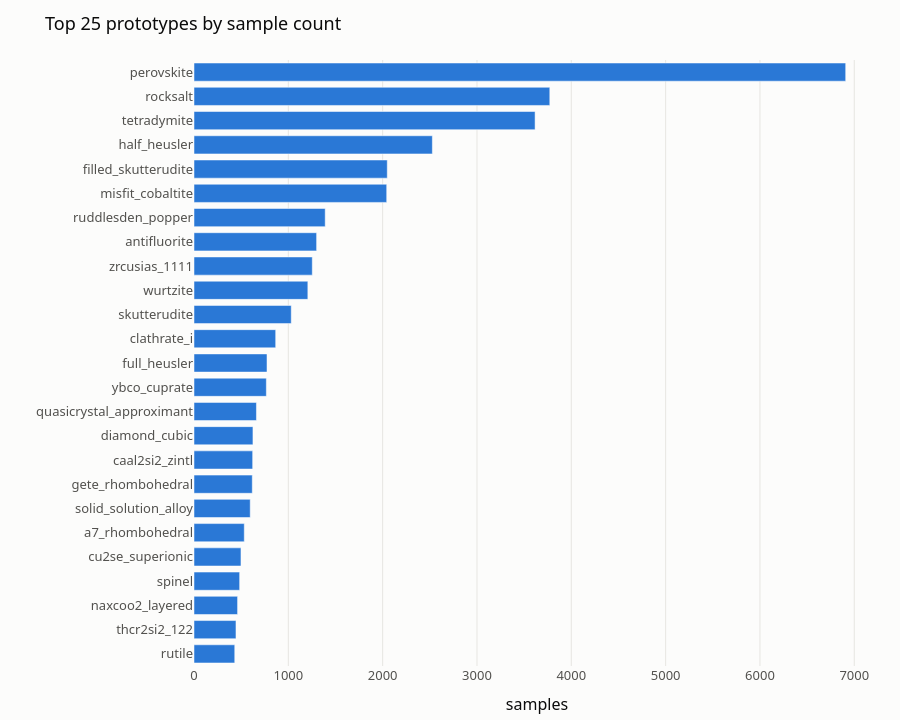

The notebook cell this image was saved under:
### Markdown cell above
## 3. Most common structure prototypes

Change `TOP_N` to see more.

### Code cell
TOP_N = 25
df_proto = (df_samples.groupby(['prototype_id', 'structural_class'])
            .agg(samples=('SID', 'size'), hosts=('host_system', 'nunique'), papers=('DOI', 'nunique'))
            .reset_index().nlargest(TOP_N, 'samples').sort_values('samples'))
fig = px.bar(df_proto, x='samples', y='prototype_id', orientation='h',
             hover_data={'structural_class': True, 'hosts': True, 'papers': True, 'prototype_id': False},
             labels={'prototype_id': ''}, title=f'Top {TOP_N} prototypes by sample count')
fig.update_traces(marker_color=BLUE)
fig.update_layout(height=24 * TOP_N + 120)
fig.show()

### Figure 1 — Plotly figure (JSON) as saved in the notebook; plotly's stock layout.template omitted (floating-point values rounded to 4 significant figures)
{"data": [{"customdata": [["framework oxide", 19, 106], ["close-packed intermetallic", 75, 107], ["layered van der Waals", 16, 106], ["framework oxide", 71, 116], ["rocksalt-derived", 12, 114], ["layered van der Waals", 7, 100], ["close-packed intermetallic", 74, 135], ["rocksalt-derived", 23, 114], ["Zintl polyanion", 52, 108], ["tetrahedral diamond-like", 17, 154], ["misfit / incommensurate", 66, 155], ["perovskite-derived", 25, 111], ["close-packed intermetallic", 72, 143], ["cage compound", 65, 160], ["cage compound", 32, 255], ["tetrahedral diamond-like", 21, 210], ["layered van der Waals", 59, 142], ["rocksalt-derived", 26, 230], ["perovskite-derived", 43, 297], ["misfit / incommensurate", 34, 422], ["cage compound", 81, 385], ["close-packed intermetallic", 164, 405], ["layered van der Waals", 42, 821], ["rocksalt-derived", 94, 569], ["perovskite-derived", 335, 1370]], "hovertemplate": "samples=%{x}<br>structural_class=%{customdata[0]}<br>hosts=%{customdata[1]}<br>papers=%{customdata[2]}<extra></extra>", "legendgroup": "", "marker": {"color": "#2a78d6", "pattern": {"shape": ""}}, "name": "", "orientation": "h", "showlegend": false, "textposition": "auto", "type": "bar", "x": [432, 445, 462, 484, 498, 533, 596, 618, 622, 625, 662, 767, 774, 866, 1031, 1207, 1254, 1300, 1391, 2043, 2049, 2527, 3616, 3772, 6909], "xaxis": "x", "y": ["rutile", "thcr2si2_122", "naxcoo2_layered", "spinel", "cu2se_superionic", "a7_rhombohedral", "solid_solution_alloy", "gete_rhombohedral", "caal2si2_zintl", "diamond_cubic", "quasicrystal_approximant", "ybco_cuprate", "full_heusler", "clathrate_i", "skutterudite", "wurtzite", "zrcusias_1111", "antifluorite", "ruddlesden_popper", "misfit_cobaltite", "filled_skutterudite", "half_heusler", "tetradymite", "rocksalt", "perovskite"], "yaxis": "y"}], "layout": {"barmode": "relative", "height": 720, "legend": {"tracegroupgap": 0}, "title": {"text": "Top 25 prototypes by sample count"}, "xaxis": {"anchor": "y", "domain": [0, 1], "title": {"text": "samples"}}, "yaxis": {"anchor": "x", "domain": [0, 1], "title": {"text": ""}}}}
